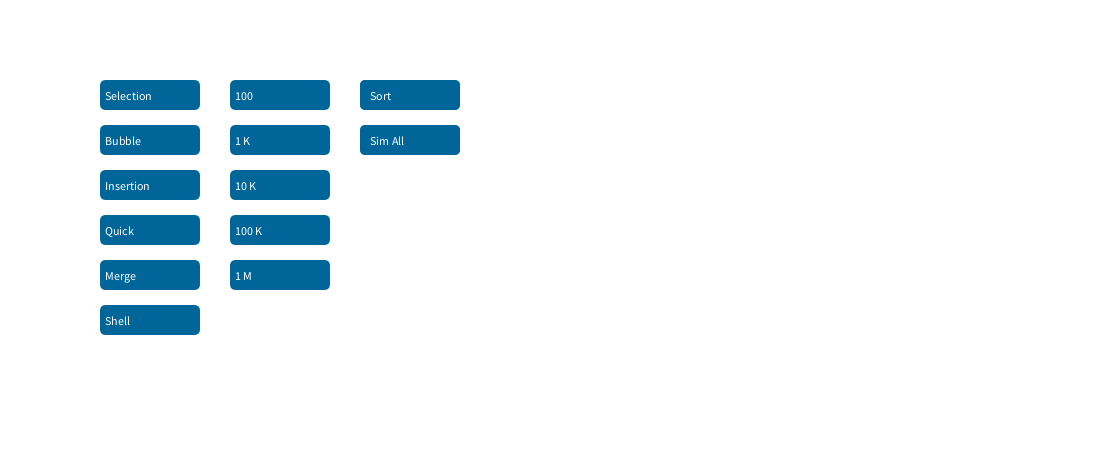
Frame 1 (no input)
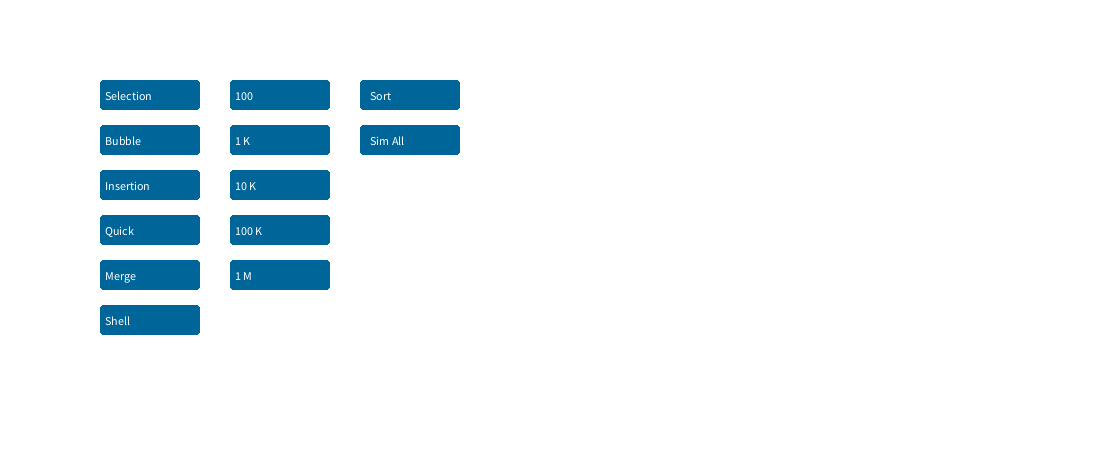
Frame 60 (the mouse pressed at the canvas centre just before this capture)
Frame 120 (the mouse held since frame 60 and released just before this capture): identical to frame 60, image omitted

The Processing sketch that drew these frames (run headless with seeded random() and noise(); from frame 60 on, the mouse is pressed at the canvas centre):

// Processing sketch: Sorter_v3
// ── Sorter_v3.pde
int[] numbers100 = new int[100];
int[] numbers1K = new int[1000];
int[] numbers10K = new int[10000];
int[] numbers100K = new int[100000];
int[] numbers1M = new int[1000000];
String[] sortType = {"Selection","Bubble","Insertion","Quick","Merge","Shell"};
String[] numberOfValues = {"100","1 K","10 K","100 K","1 M"};
String[] misc = {"Sort","Sim All"};
int totalTime = 0;
int arraySortType;
int arrayNumValues;
boolean sortPressed = false;
boolean simPressed = false;

void setup(){
 size(1100,450);
 background(255,255,255);
 textSize(12);
 noStroke();
}

void draw(){
  for(int i = 0; i < 6; i++){
    if(mouseX > 100 && mouseX < 200 && mouseY > (i*45 + 80) && mouseY < (i*45 + 110)){
      button(0,122,173,100,true,i);
      fill(255,255,255);
      text(sortType[i], 105, i*45 + 100);
      if(mousePressed){
        arraySortType = i;
      }
    }
    else{
     button(0,102,153,100,false,i);
     fill(255,255,255);
     text(sortType[i], 105, i*45 + 100);
    }
  }
  
  for(int i = 0; i < 5; i++){
    if(mouseX > 230 && mouseX < 330 && mouseY > (i*45 + 80) && mouseY < (i*45 + 110)){
      button(0,122,173,230,true,i);
      fill(255,255,255);
      text(numberOfValues[i], 235, i*45 + 100);
      if(mousePressed){
        arrayNumValues = i;
      }
    }
    else{
      button(0,102,153,230,false,i);
      fill(255,255,255);
      text(numberOfValues[i], 235, i*45 + 100);
      fill(255,255,255);
    }
  }
  
  for(int i = 0; i < 2; i++){
    button(0,102,153,360,false,i);
    if(mouseX > 360 && mouseX < 460 && mouseY > (i*45 + 80) && mouseY < (i*45 + 110)){
      button(0,122,173,360,true,i);
      fill(255,255,255);
      text(misc[i], 370, i*45 + 100);
      if(mousePressed && i == 0){
        sortPressed = true;
      }
      if(mousePressed && i == 1){
        simPressed = true;
        println("simPressed");
      }
    }
    else{
      button(0,102,153,360,false,i);
      fill(255,255,255);
      text(misc[i], 370, i*45 + 100);
    }
  }
  
  if(sortPressed == true){ //If the "start" button is pushed
    
    // Initializing values for chosen array
      if(arrayNumValues == 0){
        for(int j = 0; j < 100; j++){
          numbers100[j] = (int)(random(0,101));
        }
      }
      else if(arrayNumValues == 1){
        for(int j = 0; j < 1000; j++){
          numbers1K[j] = (int)(random(0,101));
        }
      }
      else if(arrayNumValues == 2){
        for(int j = 0; j < 10000; j++){
          numbers10K[j] = (int)(random(0,101));
        }
      }
      else if(arrayNumValues == 3){
        for(int j = 0; j < 100000; j++){
          numbers100K[j] = (int)(random(0,101));
        }
      }
      else if(arrayNumValues == 4){
        for(int j = 0; j < 1000000; j++){
          numbers1M[j] = (int)(random(0,101));
        }
      }
    
    // Setting type of sorting method
    if(arraySortType == 0 && arrayNumValues == 0){
      selectionSort(numbers100);
    }
    else if(arraySortType == 0 && arrayNumValues == 1){
      selectionSort(numbers1K);
    }
    else if(arraySortType == 0 && arrayNumValues == 2){
      selectionSort(numbers10K);
    }
    else if(arraySortType == 0 && arrayNumValues == 3){
      selectionSort(numbers100K);
    }
    else if(arraySortType == 0 && arrayNumValues == 4){
      selectionSort(numbers1M);
    }
    
    //Bubble Sort
    else if(arraySortType == 1 && arrayNumValues == 0){
      bubbleSort(numbers100);
    }
    else if(arraySortType == 1 && arrayNumValues == 1){
      bubbleSort(numbers1K);
    }
    else if(arraySortType == 1 && arrayNumValues == 2){
      bubbleSort(numbers10K);
    }
    else if(arraySortType == 1 && arrayNumValues == 3){
      bubbleSort(numbers100K);
    }
    else if(arraySortType == 1 && arrayNumValues == 4){
      bubbleSort(numbers1M);
    }
    
    //Insertion Sort
    else if(arraySortType == 2 && arrayNumValues == 0){
      insertionSort(numbers100);
    }
    else if(arraySortType == 2 && arrayNumValues == 1){
      insertionSort(numbers1K);
    }
    else if(arraySortType == 2 && arrayNumValues == 2){
      insertionSort(numbers10K);
    }
    else if(arraySortType == 2 && arrayNumValues == 3){
      insertionSort(numbers100K);
    }
    else if(arraySortType == 2 && arrayNumValues == 4){
      insertionSort(numbers1M);
    }
    
    //Quick Sort
    else if(arraySortType == 3 && arrayNumValues == 0){
      quickSort(numbers100);
    }
    else if(arraySortType == 3 && arrayNumValues == 1){
      quickSort(numbers1K);
    }
    else if(arraySortType == 3 && arrayNumValues == 2){
      quickSort(numbers10K);
    }
    else if(arraySortType == 3 && arrayNumValues == 3){
      quickSort(numbers100K);
    }
    else if(arraySortType == 3 && arrayNumValues == 4){
      quickSort(numbers1M);
    }
    
    //Merge Sort
    else if(arraySortType == 4 && arrayNumValues == 0){
      mergeSort(numbers100);
    }
    else if(arraySortType == 4 && arrayNumValues == 1){
      mergeSort(numbers1K);
    }
    else if(arraySortType == 4 && arrayNumValues == 2){
      mergeSort(numbers10K);
    }
    else if(arraySortType == 4 && arrayNumValues == 3){
      mergeSort(numbers100K);
    }
    else if(arraySortType == 4 && arrayNumValues == 4){
      mergeSort(numbers1M);
    }
    
    //Shell Sort
    else if(arraySortType == 5 && arrayNumValues == 0){
      shellSort(numbers100);
    }
    else if(arraySortType == 5 && arrayNumValues == 1){
      shellSort(numbers1K);
    }
    else if(arraySortType == 5 && arrayNumValues == 2){
      shellSort(numbers10K);
    }
    else if(arraySortType == 5 && arrayNumValues == 3){
      shellSort(numbers100K);
    }
    else if(arraySortType == 5 && arrayNumValues == 4){
      shellSort(numbers1M);
    }
  }
  
  if(simPressed == true){
    line(480,80,480,350);
    for(int i = 0; i < 6; i++){
      line(480,i*45 + 80,1075,i*45 + 80);
      line(480,350,1075,350);
      line(i*100 + 575,80,i*100 + 575,350);
      fill(0,0,0);
      text(sortType[i], 490, i*45 + 105);
      if(i < 5){
        text(numberOfValues[i], i*100 + 605, 80);
      }
    }
    selectionSort(numbers100);
    text(totalTime,605,105);
    delay(100);
    selectionSort(numbers1K);
    text(totalTime,705,105);
    delay(100);
    selectionSort(numbers10K);
    text(totalTime,805,105);
    delay(100);
    selectionSort(numbers100K);
    text(totalTime,905,105);
    delay(100);
    selectionSort(numbers1M);
    text(totalTime,1005,105);
    
    bubbleSort(numbers100);
    text(totalTime,605,150);
    delay(100);
    bubbleSort(numbers1K);
    text(totalTime,705,150);
    delay(100);
    bubbleSort(numbers10K);
    text(totalTime,805,150);
    delay(100);
    bubbleSort(numbers100K);
    text(totalTime,905,150);
    delay(100);
//    bubbleSort(numbers1M);
//    text(totalTime,1005,150);
    
    insertionSort(numbers100);
    text(totalTime,605,195);
    delay(100);
    insertionSort(numbers1K);
    text(totalTime,705,195);
    delay(100);
    insertionSort(numbers10K);
    text(totalTime,805,195);
    delay(100);
    insertionSort(numbers100K);
    text(totalTime,905,195);
    delay(100);
//    insertionSort(numbers1M);
//    text(totalTime,1005,195);
    
    quickSort(numbers100);
    text(totalTime,605,240);
    delay(100);
    quickSort(numbers1K);
    text(totalTime,705,240);
    delay(100);
    quickSort(numbers10K);
    text(totalTime,805,240);
    delay(100);
    quickSort(numbers100K);
    text(totalTime,905,240);
    delay(100);
//    quickSort(numbers1M);
//    text(totalTime,1005,240);
    
    mergeSort(numbers100);
    text(totalTime,605,285);
    delay(100);
    mergeSort(numbers1K);
    text(totalTime,705,285);
    delay(100);
    mergeSort(numbers10K);
    text(totalTime,805,285);
    delay(100);
    mergeSort(numbers100K);
    text(totalTime,905,285);
    delay(100);
//    mergeSort(numbers1M);
//    text(totalTime,1005,285);
    
    shellSort(numbers100);
    text(totalTime,605,330);
    delay(100);
    shellSort(numbers1K);
    text(totalTime,705,330);
    delay(100);
    shellSort(numbers10K);
    text(totalTime,805,330);
    delay(100);
    shellSort(numbers100K);
    text(totalTime,905,330);
    delay(100);
//    shellSort(numbers1M);
//    text(totalTime,1005,330);
//    delay(100);
  }

  sortPressed = false;
  simPressed = false;
}

void button(int a, int b, int c, int x, boolean overButton, int index){
  if(overButton == false){
    fill(a,b,c);
    rect(x,index*45 + 80, 100, 30,6);
  }
  if(overButton == true){
    fill(a,b,c);
    rect(x,index*45 + 80, 100, 30,6);
  }
}

int[] selectionSort(int[] data){
  int timeInitial = millis();
  int sto = 0;
  for(int i = 0; i < data.length; i++){
    for(int j = i; j < data.length; j++){
      if(data[i] > data[j]){
        sto = data[i];
        data[i] = data[j];
        data[j] = sto;
      }
    }
  }
  int timeFinal = millis();
  totalTime = timeFinal - timeInitial;
  fill(255,255,255);
  rect(200,400,150,-25);
  fill(0,0,0);
  text("Time: " + totalTime + " ms",200,400);
  println("selection");
  return data;
}

int[] bubbleSort(int[] data){
  int timeInitial = millis();
  int temp = 0;
  for(int i = 0; i<data.length; i++){
    for(int j = (data.length -1);j>=(i+1);j--){
      if(data[j]<data[j-1]){
        temp = data[j];
        data[j]=data[j-1];
        data[j-1] = temp;
      }
    }
  }
  int timeFinal = millis();
  totalTime = timeFinal - timeInitial;
  fill(255,255,255);
  rect(200,400,150,-25);
  fill(0,0,0);
  text("Time: " + totalTime + " ms",200,400);
  println("bubble");
  return data;
}

int[] insertionSort(int[] data){
  int timeInitial = millis();
  int len = data.length;
  int varKey = 0;
  int j = 0;
  for(int i = 1;i < len;i++){
    varKey = data[i];
    j = i-1;
    while(j>=0 && data[j]>varKey){
      data[j+1] = data[j];
      j = j-1;
      data[j+1]=varKey;
    }
  }
  int timeFinal = millis();
  totalTime = timeFinal - timeInitial;
  fill(255,255,255);
  rect(200,400,150,-25);
  fill(0,0,0);
  text("Time: " + totalTime + " ms",200,400);
  println("insertion");
  return data;
}

int[] quickSort(int[] data){
  int timeInitial = millis();
  int len = data.length;
  int pivot = 0;
  int ind = len/2;
  int i,j = 0, k = 0;
  if(len < 2){
    return data;
  }
  else{
    int[] L = new int[data.length];
    int[] R = new int[data.length];
    int[] sorted = new int[data.length];
    pivot = data[ind];
    for(i = 0; i < len; i++){
      if(i!=ind){
        if(data[i]<pivot){
          L[j] = data[i];
          j++;
        }
        else{
          R[k] = data[i];
          k++;
        }
      }
    }
    int[] sortedL = new int[j];
    int[] sortedR = new int[k];
    arrayCopy(L, 0, sortedL, 0, j);
    arrayCopy(R, 0, sortedR, 0, k);
    sortedL = quickSort(sortedL);
    sortedR = quickSort(sortedR);
    arrayCopy(sortedL, 0, sorted, 0, j);
    sorted[j] = pivot;
    arrayCopy(sortedR, 0, sorted, j+1, k);
    int timeFinal = millis();
    totalTime = timeFinal - timeInitial;
    fill(255,255,255);
    rect(200,400,150,-25);
    fill(0,0,0);
    text("Time: " + totalTime + " ms",200,400);
    println("quick");
    return sorted;
  }
}

int[] mergeSort(int[] data){
  int timeInitial = millis();
  int len = data.length;
  if(len <= 1){
    return data;
  }
  else{
    int[] sorted = new int[len];
    int middle = len/2;
    int rem = len-middle;
    int[] L = new int[middle];
    int[] R = new int[rem];
    arrayCopy(data, 0, L, 0, middle);
    arrayCopy(data, 0, R, 0, rem);
    L = this.mergeSort(L);
    R = this.mergeSort(R);
    sorted = merge(L, R);
    int timeFinal = millis();
    totalTime = timeFinal - timeInitial;
    fill(255,255,255);
    rect(200,400,150,-25);
    fill(0,0,0);
    text("Time: " + totalTime + " ms",200,400);
    println("merge");
    return sorted;
  }
}

int[] merge(int[] L, int[] R){
  int lenL = L.length;
  int lenR = R.length;
  int[] merged = new int[lenL + lenR];
  int i = 0;
  int j = 0;
  while(i < lenL || j < lenR){
    if(i < lenL & j < lenR){
      if(L[i] <= R[j]){
        merged[i + j] = L[i];
        i++;
      }
      else{
        merged[i + j] = R[j];
        j++;
      }
    }
    else if(i < lenL){
      merged[i + j] = L[i];
      i++;
    }
    else if(j<lenR){
      merged[i + j] = R[j];
      j++;
    }
  }
 return merged;
}

int[] shellSort(int[] data){
  int timeInitial = millis();
  int ind = data.length/2;
  while(ind>0){
    for(int i = ind; i < data.length; i++){
      int temp = data[i];
      int j = i;
      while(j >= ind && data[j-ind] > temp){
        data[j] = data[j-ind];
        j = j - ind;
      }
      data[j] = temp;
    }
    ind = (ind / 2);
  }
  int timeFinal = millis();
  totalTime = timeFinal - timeInitial;
  fill(255,255,255);
  rect(200,400,150,-25);
  fill(0,0,0);
  text("Time: " + totalTime + " ms",200,400);
  println("shell");
  return data;
}
